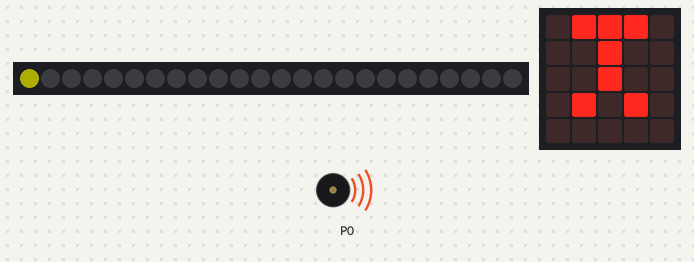
A program run on a simulated BBC micro:bit (MakeCode). Shown: 24 RGB LEDs in strip order, left to right, the board's 5×5 LED display, buzzer (waves = sounding). Dim RGB values are drawn brighter than linear.

Above: at 0.6 s.
At 11.44 s:
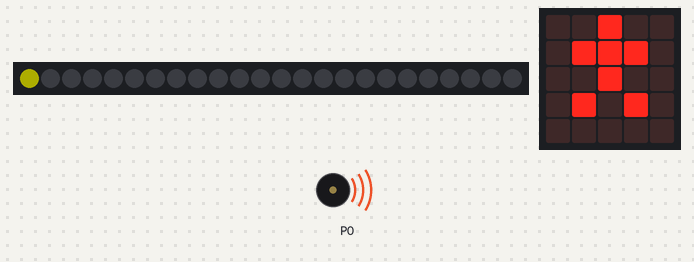
At 19.86 s:
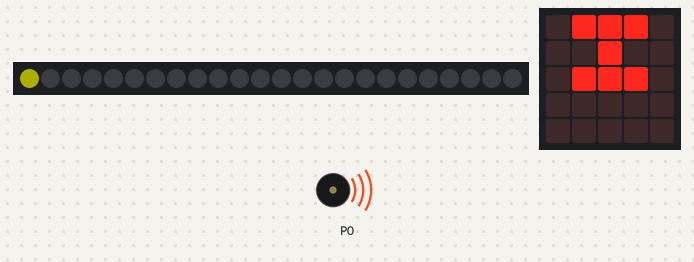
At 37.93 s:
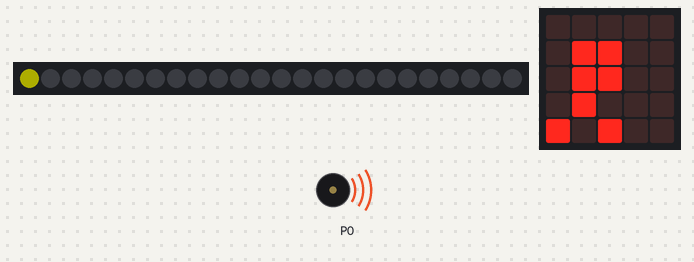
Timing chart, 0 to 40.0 s (numbered marks = the images above):
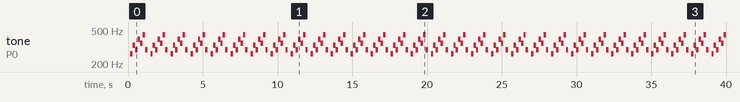

Measured:
- by itself, tone on P0: repeats every 1.3 s: 330 Hz 0.17 s, 294 Hz 0.17 s, 392 Hz 0.17 s, 349 Hz 0.17 s, 440 Hz 0.17 s, 294 Hz 0.16 s, silent 0.19 s, 262 Hz 0.17 s
- what the display in image 0 shows lasts 0.4 s, from 0.4 s to 0.8 s

The program:

main.ts
```typescript
let strip: neopixel.Strip = null
basic.forever(function () {
    strip = neopixel.create(DigitalPin.P0, 24, NeoPixelMode.RGBW)
    strip.showBarGraph(0, 255)
    basic.showLeds(`
        . . # . .
        . # # # .
        . . # . .
        . # . # .
        . . . . .
        `)
    basic.showLeds(`
        . # # # .
        . . # . .
        . . # . .
        . # . # .
        . . . . .
        `)
    basic.showLeds(`
        . . # . .
        . . # . .
        . # # # .
        . # . # .
        . . . . .
        `)
    basic.showLeds(`
        . . # # .
        . . # . .
        . # # . .
        . # . # .
        . . . . .
        `)
    basic.showLeds(`
        . . . . .
        . . . . .
        # . . # .
        . # # # #
        # . . # .
        `)
    basic.showLeds(`
        . . . . .
        . . . . .
        . # . . #
        # # # # .
        . # . . #
        `)
    basic.showLeds(`
        . . . . .
        . # . # .
        . . # . .
        . # # # .
        . . # . .
        `)
    basic.showLeds(`
        . # # # .
        . . # . .
        . # # # .
        . . . . .
        . . . . .
        `)
    basic.showLeds(`
        . . # . #
        . . # # .
        . # # . .
        # . # . .
        . # . # .
        `)
    basic.showLeds(`
        # . # . .
        . # # . .
        . . # # .
        . . # . #
        . # . # .
        `)
    basic.showLeds(`
        . . . . .
        . # # . .
        . # # . .
        . # . . .
        # . # . .
        `)
    basic.showLeds(`
        . . . . .
        # # . . .
        # # . . .
        . # . . .
        # . # . .
        `)
    basic.showLeds(`
        . . . . .
        . . . . .
        # . . . .
        . # # # #
        # . . # .
        `)
    basic.showLeds(`
        . # . # .
        . . # . .
        . . # . .
        . . # . .
        . # . # .
        `)
})
basic.forever(function () {
    music.play(music.stringPlayable("- C E D G F A D ", 373), music.PlaybackMode.UntilDone)
})
```

test.ts
```typescript
// les tests vont ici ; cela ne sera pas compilé si ce paquet est utilisé en tant qu'extension.
```
